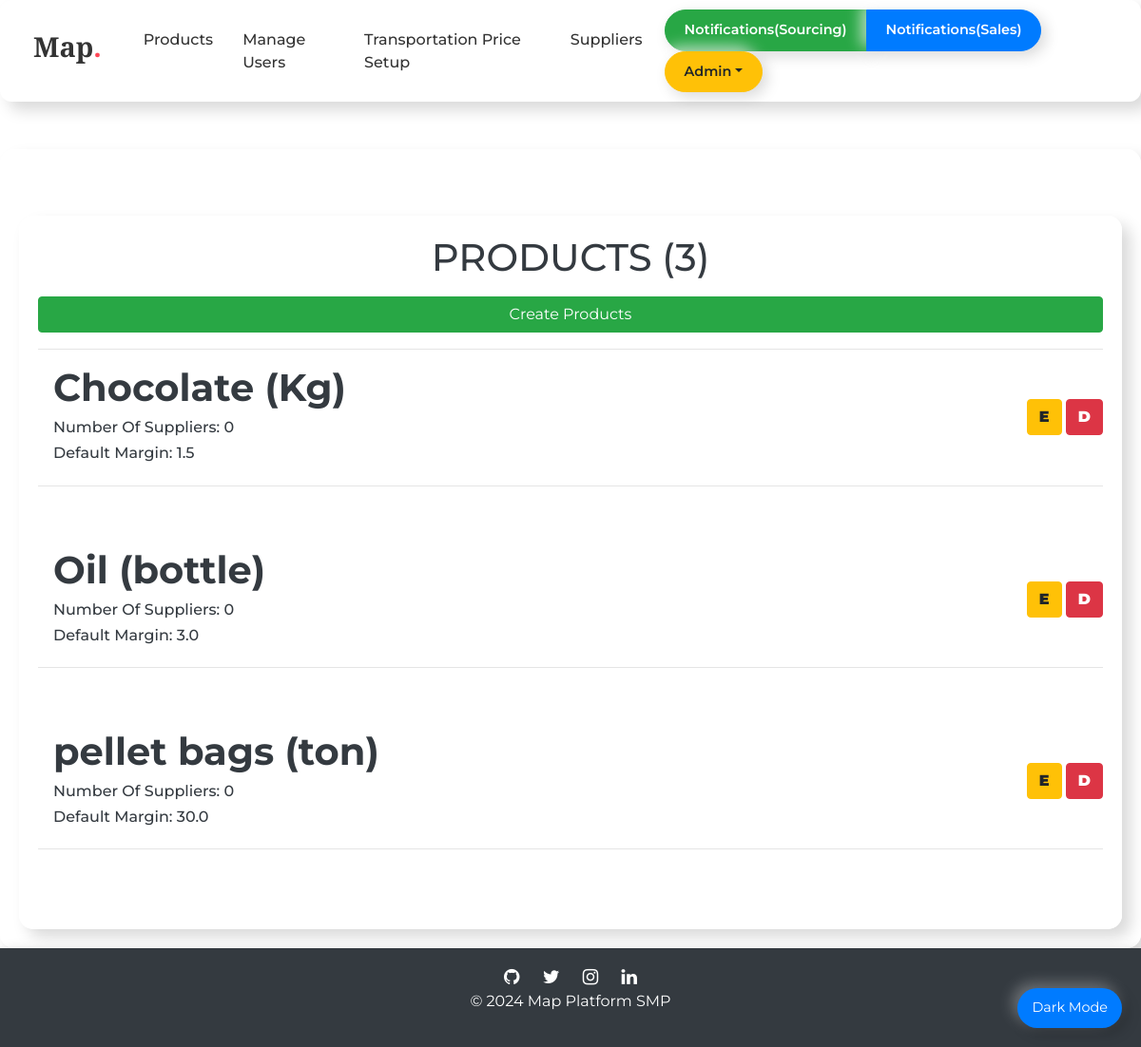
The app's page /products/ (signed in) with its own data.
### accounts/models.py (models this page shows, shortened)
class User(AbstractBaseUser, PermissionsMixin):
    email = models.EmailField(max_length=255, unique=True)
    username = models.CharField(max_length=25, unique=True)
    is_active = models.BooleanField(default=True)
    is_staff = models.BooleanField(default=False)
    team = models.CharField(choices=(
        ('sourcing', 'Sourcing'),
        ('sales', 'Sales'),
    ), default='sourcing', max_length=10)
    objects = UserManager()
    countries = models.ManyToManyField(Countries, related_name='users')
    USERNAME_FIELD = 'username'

### products/models.py (models this page shows, shortened)
class Product(models.Model):
    name = models.CharField(max_length=1000)
    default_unit = models.ForeignKey(Units, on_delete=models.DO_NOTHING)
    default_margin = models.FloatField(default=0)

class Units(models.Model):
    name = models.CharField(max_length=1000)

### products/views.py (the view)
# urls.py: path('', views.ProductsListView.as_view(), name='list'),
class ProductsListView(View):
    def get(self, request):
        if not request.user.is_authenticated:
            print("Not Logged In")
            return redirect("accounts:login")
        products = Product.objects.all()
        product_count = products.count()
        return render(request, 'products/list.html', {
            'products': products,
            'products_count': product_count
        })

### templates/products/list.html (shortened to what this page needs)
{% extends 'base.html' %}
{% block body %}
<div class="container">
    <h1 class="text-center">PRODUCTS ({{products_count}})</h1>
    <h1><a class='btn btn-success text-center col-12' href="{% url 'products:create' %}">Create Products</a></h1>
    <hr>
    <div class="row">
        {%for product in products %}
        <div class="col-12 mb-5">
            <div class="media">
                <div class="media-body px-3">
                    <h1 class="font-weight-bold">{{product.name}} ({{product.default_unit.name}})</h1>
                    <h6 class="">Number Of Suppliers: 0</h6>
                    <h6 class="">Default Margin: {{product.default_margin}}</h6>
                </div>
                <div class="align-self-center">
                        <a type="button" href="{% url 'products:update' product.id %}" class="btn btn-warning font-weight-bold"><b>E</b></a>
                        <a type="button" href="{% url 'products:delete' product.id %}" class="btn btn-danger font-weight-bold"><b>D</b></a>
                </div>
            </div>
            <hr>
        </div>
        {% endfor %}
    </div>
</div>
{% endblock body %}

### templates/base.html (shortened to what this page needs)
<!DOCTYPE html>
<html lang="en">
  {% load static %}
  <head>
    <link rel="stylesheet" href="https://cdn.jsdelivr.net/npm/bootstrap@4.5.3/dist/css/bootstrap.min.css">
    <link rel="stylesheet" href="https://cdnjs.cloudflare.com/ajax/libs/font-awesome/4.7.0/css/font-awesome.min.css">
    <link rel="stylesheet" href="https://cdnjs.cloudflare.com/ajax/libs/jsoneditor/9.10.0/jsoneditor.min.css" />
  </head>
  <body>
    <nav class="navbar navbar-expand-lg">
      <div class="container-fluid">
        <a class="navbar-brand" href="/"><h3>Map<span>.</span></h3></a>
        <div class="collapse navbar-collapse" id="navbarSupportedContent">
          <ul class="navbar-nav ml-auto">
            {% if request.user.is_superuser %}
            <li class="nav-item">
              <a class="nav-link" href="{% url 'products:list' %}">Products</a>
            </li>
            <li class="nav-item">
              <a class="nav-link" href="{% url 'accounts:list' %}">Manage Users</a>
            </li>
            <li class="nav-item">
              <a class="nav-link" href="{% url 'countries:transportation_setup' %}">Transportation Price Setup</a>
            </li>
            {% endif %}
            <li class="nav-item">
              <a class="nav-link" href="{% url 'suppliers:list' %}">Suppliers</a>
            </li>
          </ul>
          <div class="form-inline my-2 my-lg-0">
            <div class="btn-group mr-2">
              {% if request.user.is_superuser %}
              <a class="btn btn-success btn-custom" href="{% url 'notifications:source_list' %}">Notifications(Sourcing)</a>
              <a class="btn btn-primary btn-custom" href="{% url 'notifications:sales_list' %}">Notifications(Sales)</a>
              {% elif request.user.team == 'sourcing' %}
              <a class="btn btn-success btn-custom" href="{% url 'notifications:source_list' %}">Notifications(Source)</a>
              {% elif request.user.team == 'sales' %}
              <a class="btn btn-primary btn-custom" href="{% url 'notifications:sales_list' %}">Notifications(Sales)</a>
              {% endif %}
            </div>
            <div class="btn-group">
              <button type="button" class="btn btn-warning btn-custom dropdown-toggle" data-toggle="dropdown">{{ request.user.username.title }}</button>
            </div>
          </div>
        </div>
      </div>
    </nav>
    <div class="container">
      {% block body %}
      {% endblock body %}
    </div>
    <footer>
      <div class="footer-icons">
        <a href="https://github.com" class="fa fa-github"></a>
        <a href="https://twitter.com" class="fa fa-twitter"></a>
        <a href="https://instagram.com" class="fa fa-instagram"></a>
        <a href="https://linkedin.com" class="fa fa-linkedin"></a>
      </div>
      <p>&copy; 2024 Map Platform SMP</p>
    </footer>
    <div class="dark-mode-toggle" onclick="toggleDarkMode()">Dark Mode</div>
  </body>
</html>

### templates/base.html (style rules this page uses)
html, body { height: 100%; display: flex; flex-direction: column; }
body { background: url('https://source.unsplash.com/1600x900/?abstract') no-repeat center center fixed; background-size: cover; font-family: 'Montserrat', sans-serif; color: #343a40; background-blend-mode: overlay; background-color: rgba(255, 255, 255, 0.85); }
.navbar { background-color: #ffffff; box-shadow: 9px 9px 16px rgba(0, 0, 0, 0.15), -9px -9px 16px rgba(255, 255, 255, 0.7); padding: 10px 20px; border-radius: 12px; transition: background-color 0.5s ease; }
.navbar-brand h3 { font-weight: bold; font-size: 1.8rem; color: #333333; margin-right: 20px; font-family: 'Playfair Display', serif; }
.navbar-brand span { color: #ff4757; }
.nav-link { color: #333333; font-size: 1rem; font-weight: 500; margin-right: 15px; transition: color 0.3s ease; }
.btn-custom { border-radius: 50px; padding: 10px 20px; font-size: 0.9rem; font-weight: 600; transition: all 0.3s ease; box-shadow: 5px 5px 15px rgba(0, 0, 0, 0.15), -5px -5px 15px rgba(255, 255, 255, 0.7); }
.container { margin-top: 50px; max-width: 100%; padding: 20px; background-color: rgba(255, 255, 255, 0.95); border-radius: 15px; box-shadow: 9px 9px 16px rgba(0, 0, 0, 0.15), -9px -9px 16px rgba(255, 255, 255, 0.7); flex: 1; }
footer { background-color: #343a40; color: #fff; padding: 20px; text-align: center; width: 100%; margin-top: auto; box-shadow: 5px 5px 15px rgba(0, 0, 0, 0.2), -5px -5px 15px rgba(255, 255, 255, 0.3); }
.footer-icons a { color: #fff; margin: 0 10px; font-size: 1.2rem; transition: color 0.3s ease; }
.dark-mode-toggle { position: fixed; bottom: 20px; right: 20px; background-color: #007bff; color: white; padding: 10px 15px; border-radius: 50px; font-size: 0.9rem; cursor: pointer; transition: all 0.3s ease; box-shadow: 5px 5px 15px rgba(0, 0, 0, 0.2), -5px -5px 15px rgba(255, 255, 255, 0.3); }

### records on screen
User: user.username "Admin"
Product: name "Chocolate", default_unit.name "Kg", default_margin "1.5"
Product: name "Oil", default_unit.name "bottle", default_margin "3.0"
Product: name "pellet bags", default_unit.name "ton", default_margin "30.0"

### other values on screen
{{ products_count }} "3"
